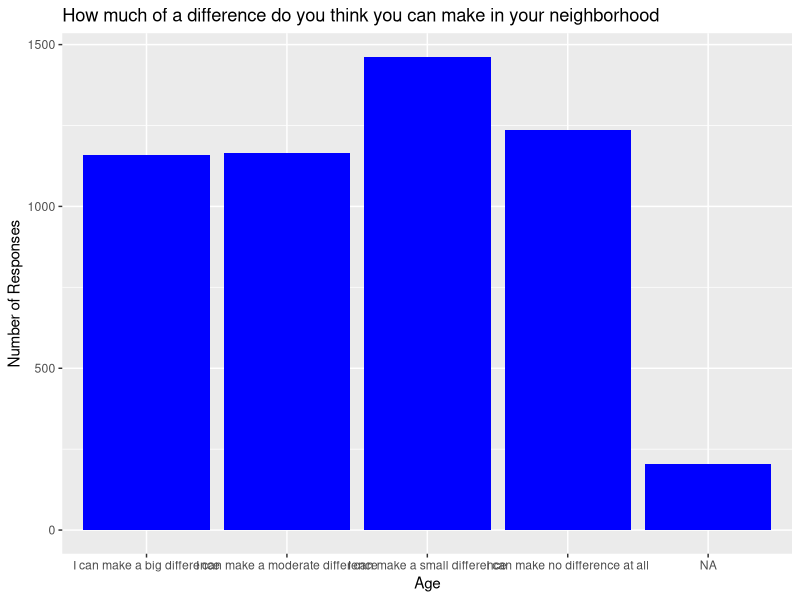

Reproduce this figure in R.
library(ggplot2)
library(dplyr)
library(stringr)

respondent_info_df <- read.csv("Seattle_Votes_Survey_Data_from_5_224_immigrant_and_refugee_residents_of_Seattle_King_County.csv", stringsAsFactors = FALSE)

respondent_info_df <- read.csv("Seattle_Votes_Survey_Data_from_5_224_immigrant_and_refugee_residents_of_Seattle_King_County.csv", header=T, na.strings=c(""," ","NA"))

# Values from the Q8 column
differences_values <- respondent_info_df %>% count(Q08..Overall..how.much.of.a.difference.do.you.think.you.can.have.in.making.your.neighborhood.a.better.place.to.live., name = "Age")

# Make a bar graph
ggplot(differences_values, aes(x = Q08..Overall..how.much.of.a.difference.do.you.think.you.can.have.in.making.your.neighborhood.a.better.place.to.live., y = Age)) + 
  geom_bar(stat = "identity", fill = "blue") + 
  labs(title = "How much of a difference do you think you can make in your neighborhood", x = "Age", y = "Number of Responses")
